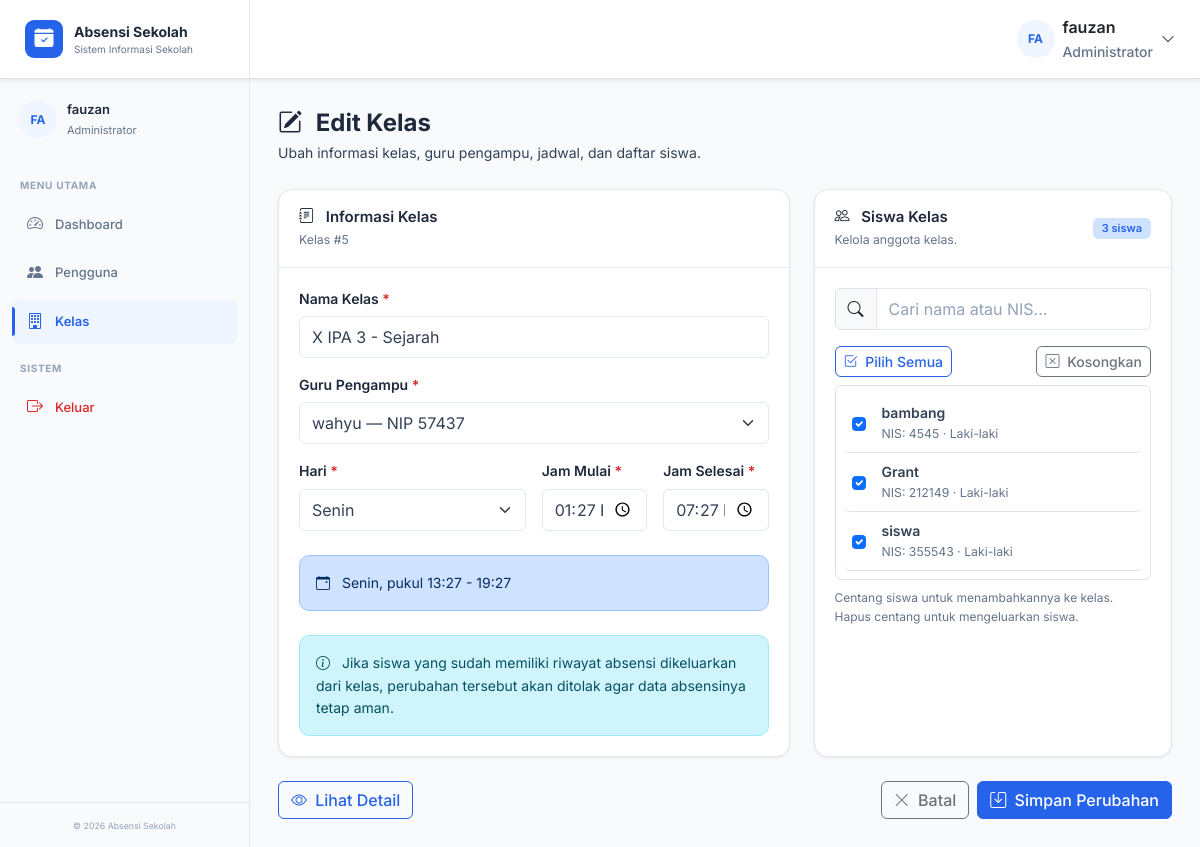
Page /admin/kelas_edit.php?id=5 (signed in) on the committed database.
### tables this page shows
CREATE TABLE `kelas` (
  `id` int(10) UNSIGNED NOT NULL,
  `nama_kelas` varchar(100) NOT NULL,
  `guru_id` int(10) UNSIGNED NOT NULL,
  `hari` enum('Senin','Selasa','Rabu','Kamis','Jumat','Sabtu') NOT NULL,
  `jam_mulai` time NOT NULL,
  `jam_selesai` time NOT NULL,
  `created_at` timestamp NOT NULL DEFAULT current_timestamp()
);

CREATE TABLE `guru` (
  `id` int(10) UNSIGNED NOT NULL,
  `user_id` int(10) UNSIGNED NOT NULL,
  `nip` varchar(30) NOT NULL,
  `nama` varchar(100) NOT NULL,
  `email` varchar(100) DEFAULT NULL,
  `no_hp` varchar(20) DEFAULT NULL,
  `created_at` timestamp NOT NULL DEFAULT current_timestamp()
);

CREATE TABLE `siswa` (
  `id` int(10) UNSIGNED NOT NULL,
  `user_id` int(10) UNSIGNED NOT NULL,
  `nis` varchar(30) NOT NULL,
  `nama` varchar(100) NOT NULL,
  `jenis_kelamin` enum('L','P') NOT NULL,
  `email` varchar(100) DEFAULT NULL,
  `no_hp` varchar(20) DEFAULT NULL,
  `created_at` timestamp NOT NULL DEFAULT current_timestamp()
);

### admin/kelas_edit.php (the view, shortened to what the rows shown need)
<?php
require_once __DIR__ . '/../config/database.php';
function kelas_edit_escape(?string $value): string
{
    return htmlspecialchars((string) $value, ENT_QUOTES, 'UTF-8');
}
function kelas_edit_time(?string $time): string
{
    return date('H:i', strtotime($time));
}
$id = null;
if (isset($_GET['id'])) {
    $id = filter_var(
        $_GET['id'],
        FILTER_VALIDATE_INT,
        [
            'options' => [
                'min_range' => 1,
            ],
        ]
    );
}
$stmt = $pdo->prepare("
    SELECT
        k.id,
        k.nama_kelas,
        k.guru_id,
        k.hari,
        k.jam_mulai,
        k.jam_selesai,
        g.nip AS guru_nip,
        g.nama AS guru_nama
    FROM kelas k
    INNER JOIN guru g
        ON g.id = k.guru_id
    WHERE k.id = :id
    LIMIT 1
");
$stmt->execute([
    ':id' => $id,
]);
$kelas = $stmt->fetch();
$stmt = $pdo->query("
    SELECT
        g.id,
        g.user_id,
        g.nip,
        g.nama
    FROM guru g
    ORDER BY g.nama ASC
");
$guru_list = $stmt->fetchAll();
$stmt = $pdo->query("
    SELECT
        s.id,
        s.user_id,
        s.nis,
        s.nama,
        s.jenis_kelamin
    FROM siswa s
    ORDER BY s.nama ASC
");
$siswa_list = $stmt->fetchAll();
$stmt = $pdo->prepare("
    SELECT siswa_id
    FROM kelas_siswa
    WHERE kelas_id = :kelas_id
");
$stmt->execute([
    ':kelas_id' => $id,
]);
$current_siswa_ids = array_map(
    'intval',
    $stmt->fetchAll(PDO::FETCH_COLUMN)
);
$old = $_SESSION['old'] ?? [];
$nama_kelas = (string) (
    $old['nama_kelas'] ??
    $kelas['nama_kelas']
);
$guru_id = (string) (
    $old['guru_id'] ??
    $kelas['guru_id']
);
$jam_mulai = (string) (
    $old['jam_mulai'] ??
    kelas_edit_time($kelas['jam_mulai'])
);
$jam_selesai = (string) (
    $old['jam_selesai'] ??
    kelas_edit_time($kelas['jam_selesai'])
);
if (array_key_exists('siswa_ids', $old)) {
    $selected_siswa = $old['siswa_ids'];
    if (!is_array($selected_siswa)) {
        $selected_siswa = [];
    }
    $selected_siswa = array_values(
        array_filter(
            array_map(
                static fn($studentId): int => (int) $studentId,
                $selected_siswa
            ),
            static fn(int $studentId): bool => $studentId > 0
        )
    );
} else {
    $selected_siswa = $current_siswa_ids;
}
require_once __DIR__ . '/../includes/header.php';
require_once __DIR__ . '/../includes/sidebar.php';
?>
<main class="main-content">
    <div class="dashboard-page">
        <div class="page-header mb-4">
            <div>
                <h1 class="page-title">
                    <i class="bi bi-pencil-square me-2"></i>
                    Edit Kelas
                </h1>
            </div>
        </div>
        <form
            method="post"
            action="<?= kelas_edit_escape($base_url) ?>/actions/kelas.php"
            id="formEditKelas"
            novalidate
        >
            <div class="row g-4">
                <div class="col-12 col-xl-7">
                    <div class="dashboard-card h-100">
                        <div class="dashboard-card-header">
                            <div>
                                <h2 class="dashboard-card-title mb-1">
                                    <i class="bi bi-journal-text me-2"></i>
                                    Informasi Kelas
                                </h2>
                            </div>
                        </div>
                        <div class="dashboard-card-body">
                            <div class="mb-3">
                                <label for="nama_kelas" class="form-label">
                                    Nama Kelas
                                    <span class="text-danger">*</span>
                                </label>
                                <input
                                    type="text"
                                    id="nama_kelas"
                                    name="nama_kelas"
                                    class="form-control"
                                    value="<?= kelas_edit_escape($nama_kelas) ?>"
                                    maxlength="100"
                                    required
                                >
                            </div>
                            <div class="mb-3">
                                <label for="guru_id" class="form-label">
                                    Guru Pengampu
                                    <span class="text-danger">*</span>
                                </label>
                                <select
                                    id="guru_id"
                                    name="guru_id"
                                    class="form-select"
                                    required
                                >
                                    <?php foreach ($guru_list as $guru): ?>
                                        <option
                                            value="<?= (int) $guru['id'] ?>"
                                            <?= $guru_id === (string) $guru['id'] ? 'selected' : '' ?>
                                        >
                                            <?= kelas_edit_escape($guru['nama']) ?>
                                            <?php if (!empty($guru['nip'])): ?>
                                                — NIP <?= kelas_edit_escape($guru['nip']) ?>
                                            <?php endif; ?>
                                        </option>
                                    <?php endforeach; ?>
                                </select>
                            </div>
                            <div class="row g-3">
                                <div class="col-md-3">
                                    <label for="jam_mulai" class="form-label">
                                        Jam Mulai
                                        <span class="text-danger">*</span>
                                    </label>
                                    <input
                                        type="time"
                                        id="jam_mulai"
                                        name="jam_mulai"
                                        class="form-control"
                                        value="<?= kelas_edit_escape($jam_mulai) ?>"
                                        required
                                    >
                                </div>
                                <div class="col-md-3">
                                    <label for="jam_selesai" class="form-label">
                                        Jam Selesai
                                        <span class="text-danger">*</span>
                                    </label>
                                    <input
                                        type="time"
                                        id="jam_selesai"
                                        name="jam_selesai"
                                        class="form-control"
                                        value="<?= kelas_edit_escape($jam_selesai) ?>"
                                        required
                                    >
                                </div>
                            </div>
                        </div>
                    </div>
                </div>
                <div class="col-12 col-xl-5">
                    <div class="dashboard-card h-100">
                        <div class="dashboard-card-header">
                            <div>
                                <h2 class="dashboard-card-title mb-1">
                                    <i class="bi bi-people me-2"></i>
                                    Siswa Kelas
                                </h2>
                            </div>
                        </div>
                        <div class="dashboard-card-body">
                            <?php if (empty($siswa_list)): ?>
                                <div class="alert alert-warning mb-0">
                                    <i class="bi bi-exclamation-triangle me-2"></i>
                                    Belum ada data siswa.
                                </div>
                            <?php else: ?>
                                <div
                                    id="siswaList"
                                    class="border rounded p-2"
                                    style="max-height: 420px; overflow-y: auto;"
                                >
                                    <?php foreach ($siswa_list as $siswa): ?>
                                        <?php
                                        $siswa_id = (int) $siswa['id'];
                                        $is_selected = in_array(
                                            $siswa_id,
                                            $selected_siswa,
                                            true
                                        );
                                        $search_text = strtolower(
                                            (string) $siswa['nama'] .
                                            ' ' .
                                            (string) $siswa['nis']
                                        );
                                        ?>
                                        <label
                                            class="d-flex align-items-center gap-3 p-2 rounded border-bottom siswa-option"
                                            data-siswa-search="<?= kelas_edit_escape($search_text) ?>"
                                            style="cursor: pointer;"
                                        >
                                            <input
                                                type="checkbox"
                                                name="siswa_ids[]"
                                                value="<?= $siswa_id ?>"
                                                class="form-check-input siswa-checkbox flex-shrink-0"
                                                <?= $is_selected ? 'checked' : '' ?>
                                            >
                                            <span class="flex-grow-1">
                                                <span class="d-block fw-semibold">
                                                    <?= kelas_edit_escape($siswa['nama']) ?>
                                                </span>
                                                <span class="d-block small text-muted">
                                                    NIS:
                                                    <?= kelas_edit_escape($siswa['nis']) ?>
                                                    <?php if (!empty($siswa['jenis_kelamin'])): ?>
                                                        ·
                                                        <?= $siswa['jenis_kelamin'] === 'L'
                                                            ? 'Laki-laki'
                                                            : 'Perempuan' ?>
                                                    <?php endif; ?>
                                                </span>
                                            </span>
                                        </label>
                                    <?php endforeach; ?>
                                </div>
                            <?php endif; ?>
                        </div>
                    </div>
                </div>
            </div>
        </form>
    </div>
</main>
<?php
require_once __DIR__ . '/../includes/footer.php';
?>

### rows in the picture
kelas: nama_kelas "X IPA 3 - Sejarah", guru_id "wahyu — NIP 57437", jam_mulai "13:27", jam_selesai "19:27"
siswa: id "☑", nama "bambang", nis "4545", jenis_kelamin "Laki-laki"
siswa: id "☑", nama "Grant", nis "212149", jenis_kelamin "Laki-laki"
siswa: id "☑", nama "siswa", nis "355543", jenis_kelamin "Laki-laki"

### other values in the picture
$user_initials "FA"
$user_name "fauzan"
$role_label "Administrator"
$initials "FA"
$id "5"
form field hari "Senin"
